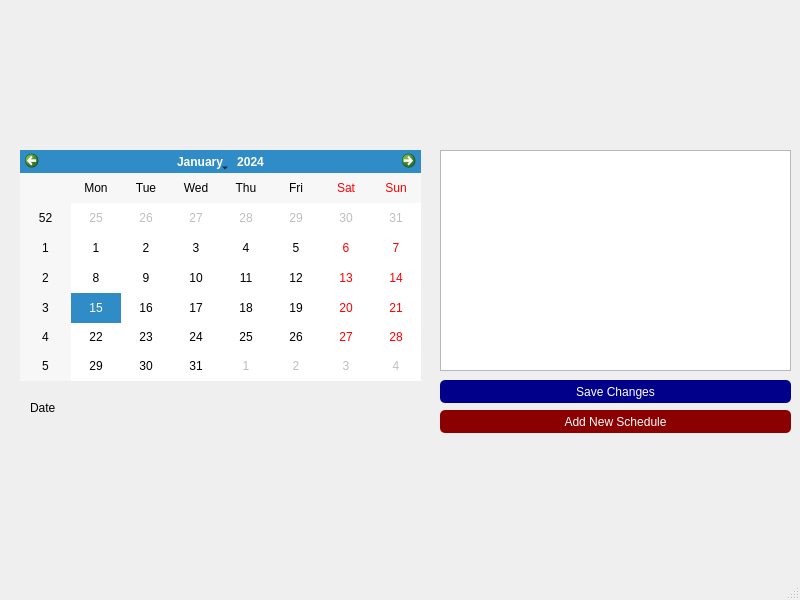
<?xml version="1.0" encoding="UTF-8"?>
<ui version="4.0">
 <class>MainWindow</class>
 <widget class="QMainWindow" name="MainWindow">
  <property name="geometry">
   <rect>
    <x>0</x>
    <y>0</y>
    <width>800</width>
    <height>600</height>
   </rect>
  </property>
  <property name="windowTitle">
   <string>MainWindow</string>
  </property>
  <widget class="QWidget" name="centralwidget">
   <widget class="QCalendarWidget" name="calendar">
    <property name="geometry">
     <rect>
      <x>20</x>
      <y>150</y>
      <width>401</width>
      <height>231</height>
     </rect>
    </property>
   </widget>
   <widget class="QListWidget" name="listWidget">
    <property name="geometry">
     <rect>
      <x>440</x>
      <y>150</y>
      <width>351</width>
      <height>221</height>
     </rect>
    </property>
   </widget>
   <widget class="QPushButton" name="saveButton">
    <property name="geometry">
     <rect>
      <x>440</x>
      <y>380</y>
      <width>351</width>
      <height>23</height>
     </rect>
    </property>
    <property name="styleSheet">
     <string notr="true">background-color: darkblue;
border-radius: 5px;
color: white;</string>
    </property>
    <property name="text">
     <string>Save Changes</string>
    </property>
   </widget>
   <widget class="QPushButton" name="scheduleButton">
    <property name="geometry">
     <rect>
      <x>440</x>
      <y>410</y>
      <width>351</width>
      <height>23</height>
     </rect>
    </property>
    <property name="styleSheet">
     <string notr="true">background-color: darkred;
border-radius: 5px;
color: white;</string>
    </property>
    <property name="text">
     <string>Add New Schedule</string>
    </property>
   </widget>
   <widget class="QLabel" name="labelDate">
    <property name="geometry">
     <rect>
      <x>30</x>
      <y>400</y>
      <width>371</width>
      <height>16</height>
     </rect>
    </property>
    <property name="text">
     <string>Date</string>
    </property>
   </widget>
  </widget>
  <widget class="QMenuBar" name="menubar">
   <property name="geometry">
    <rect>
     <x>0</x>
     <y>0</y>
     <width>800</width>
     <height>21</height>
    </rect>
   </property>
  </widget>
  <widget class="QStatusBar" name="statusbar"/>
 </widget>
 <resources/>
 <connections/>
</ui>
